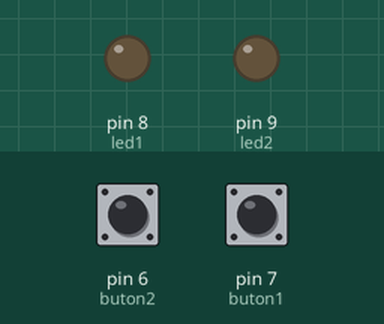
Simulated run of this sketch. Board: Arduino Uno, built with avr-gcc and run on an emulated ATmega328P. Parts: output pins drawn as LEDs (lit = HIGH). The inputs (shaded band) are chosen by the test bench; at power-on: pin 6 (buton2) LOW, pin 7 (buton1) LOW. What the sketch prints to the serial monitor is not drawn.

Above: at 1.2 s.
1.3 s: pin 6 (buton2) pulled HIGH for 0.15 s
At 1.4 s:
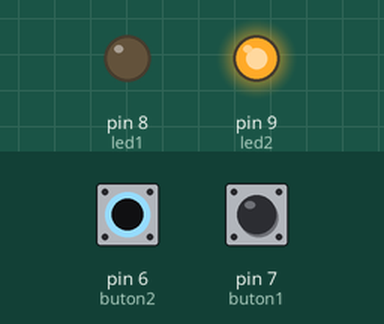
3.0 s: pin 7 (buton1) pulled HIGH for 0.15 s
At 3.1 s:
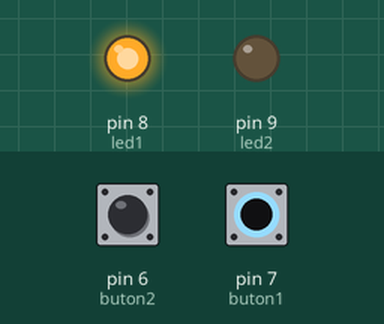
4.7 s: pin 7 (buton1) pulled HIGH for 3.2 s
At 8.6 s:
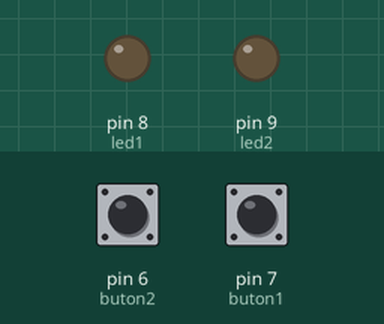
9.4 s: pin 6 (buton2) pulled HIGH for 3.2 s
At 9.9 s:
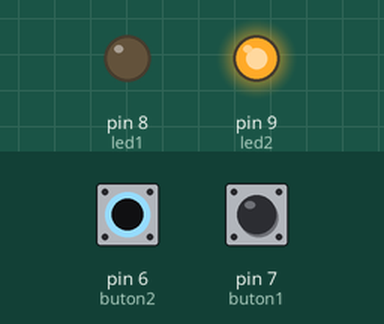
14.1 s: pin 6 (buton2) driven HIGH and pin 7 (buton1) driven HIGH
At 14.9 s:
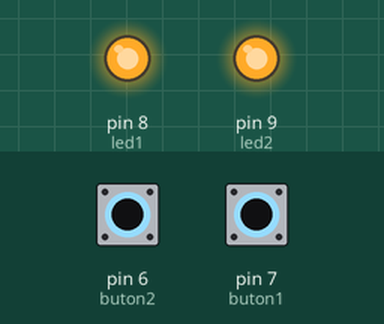
Timing chart, 0 to 16.6 s (numbered marks = the images above; inputs shaded):
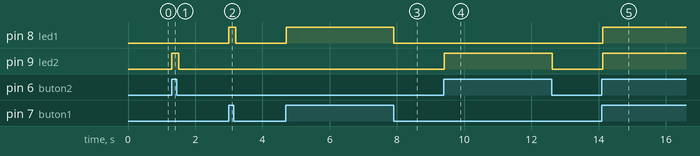

The sketch:

Pullup_Pulldown.ino
```cpp
int buton1 = 7;
int buton2= 6;
int led1 = 8;
int led2 = 9;
void setup() {
  Serial.begin(9600);
  pinMode(buton1,INPUT);
  pinMode(buton2,INPUT);
  pinMode(led1,OUTPUT);
  pinMode(led2,OUTPUT);

}

void loop() {
  int a = digitalRead(buton1);
  int b = digitalRead(buton2);
  digitalWrite(led1,a);
  digitalWrite(led2,b);
  Serial.print(a);
  Serial.print(b);
  delay(100);


}
```

Measured:
- after the input at 1.3 s, pin 9 (led2): LOW → HIGH at once, → LOW 0.20 s later
- after the input at 3.0 s, pin 8 (led1): LOW → HIGH at once, → LOW 0.20 s later
- after the input at 4.7 s, pin 8 (led1): LOW → HIGH at once, → LOW 3.2 s later
- after the input at 9.4 s, pin 9 (led2): LOW → HIGH at once, → LOW 3.2 s later
- after the input at 14.1 s, pin 8 (led1), pin 9 (led2): LOW → HIGH at once
